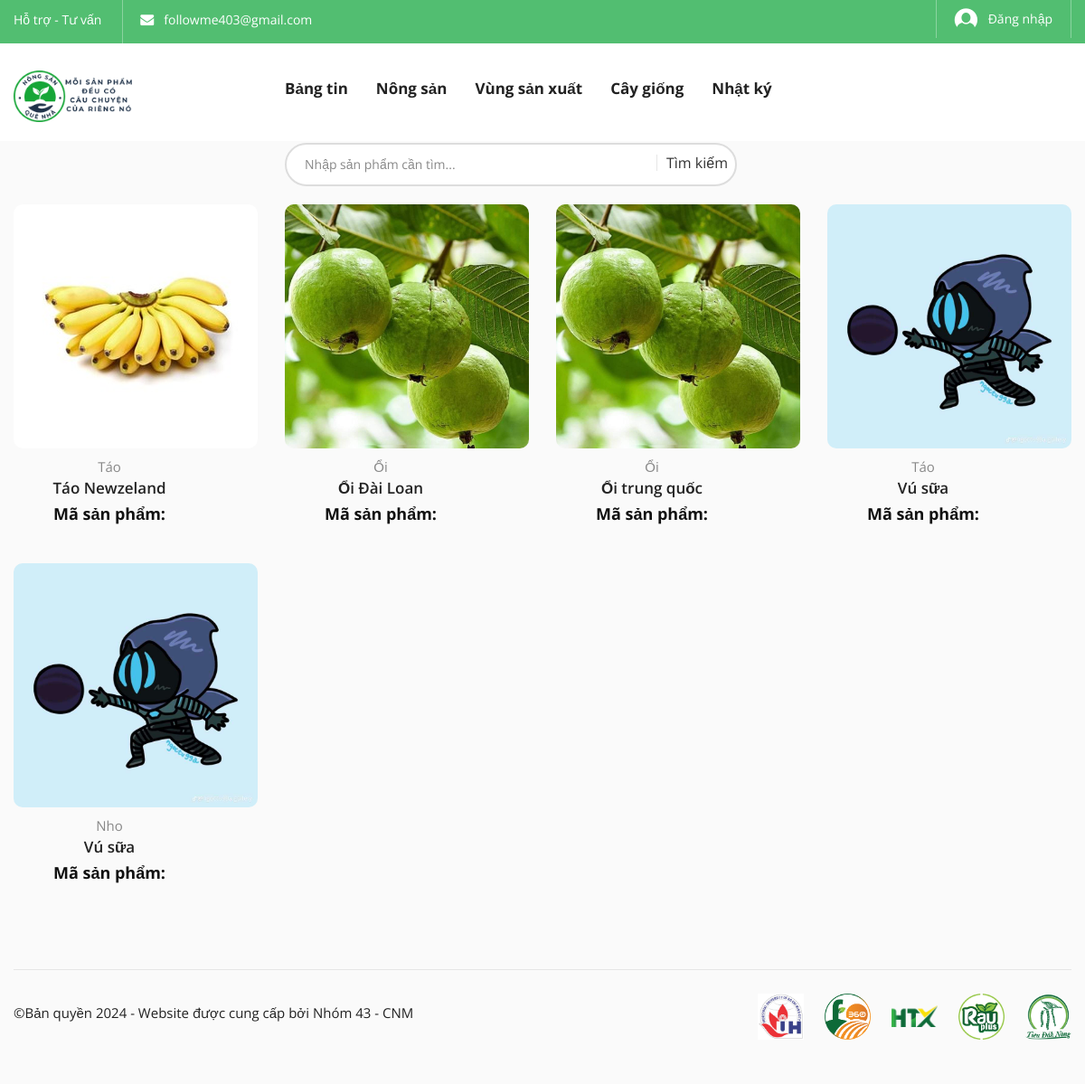
The app's page /sanpham.php with its own data.
### tables this page shows
CREATE TABLE `header_info` (
  `id` int(10) NOT NULL,
  `email` varchar(30) NOT NULL,
  `tweeter` varchar(500) NOT NULL,
  `fb_link` varchar(500) NOT NULL,
  `pinterest` varchar(500) NOT NULL,
  `phone` varchar(20) NOT NULL
);

CREATE TABLE `sanpham` (
  `id_sp` int(11) NOT NULL,
  `taikhoan` int(11) NOT NULL,
  `danhmuc` int(11) NOT NULL,
  `caygiong` int(11) NOT NULL,
  `vungsanxuat` int(11) NOT NULL,
  `tensanpham` varchar(255) NOT NULL,
  `mavach` varchar(50) NOT NULL,
  `hinhanh` varchar(255) DEFAULT NULL,
  `gia` varchar(100) DEFAULT NULL,
  `xuatxu` varchar(255) DEFAULT NULL,
  `maqr` varchar(255) DEFAULT NULL,
  `mota` text,
  `congdung` text,
  `hdsd` text,
  `dieukienbaoquan` varchar(255) DEFAULT NULL,
  `ngaytao` timestamp NOT NULL DEFAULT CURRENT_TIMESTAMP,
  `trangthai` enum('dangchoxetduyet','daxetduyet','tuchoi') NOT NULL DEFAULT 'dangchoxetduyet'
);

CREATE TABLE `danhmuc` (
  `id_dm` int(11) NOT NULL,
  `tendanhmuc` varchar(100) NOT NULL,
  `trangthai` enum('hoatdong','khonghoatdong','','') NOT NULL DEFAULT 'hoatdong',
  `ngaytao` timestamp NOT NULL DEFAULT CURRENT_TIMESTAMP
);

### admin/class/adminback.php (called while the page is built, shortened)
<?php
class  adminback
{
    private $connection;
    function __construct()
    {
        $dbhost = "localhost";
        $dbuser = "tien123";
        $dbpass = "123456";
        $dbname = "nongsanquenha";
        $this->connection = mysqli_connect($dbhost, $dbuser, $dbpass, $dbname);
        mysqli_set_charset($this->connection,'UTF8');
    }
    function display_cataByID($id)
    {
        $query = "SELECT * FROM `danhmuc` WHERE id_dm = $id";
        if (mysqli_query($this->connection, $query)) {
            $cata_info = mysqli_query($this->connection, $query);
            return mysqli_fetch_assoc($cata_info);
        }
    }
    function view_all_product()
    {
        $query = "SELECT * FROM `sanpham` where trangthai = 'daxetduyet' ";
        if (mysqli_query($this->connection, $query)) {
            $pdt_info = mysqli_query($this->connection, $query);
            return $pdt_info;
        }
    }
    function display_links()
    {
        $query = "SELECT * FROM header_info";
        if (mysqli_query($this->connection, $query)) {
            $ctg_info = mysqli_query($this->connection, $query);
            return $ctg_info;
        }
    }
}

### sanpham.php (the view, shortened to what this page needs)
<?php
include_once("admin/class/adminback.php");
$obj = new adminback();
$pdt_info = $obj->view_all_product();
$pdt_datas = array();
while($pdt_ftecth = mysqli_fetch_assoc($pdt_info)){
            $pdt_datas[] = $pdt_ftecth;
}
?>
<?php
include_once("includes/head.php");
?>
<body class="biolife-body">
    <header id="header" class="header-area style-01 layout-03">
        <?php
        include_once("includes/header_top.php");
        ?>
        <?php
        include_once("includes/header_middle.php");
        ?>
        <?php
        include_once("includes/header_bottom.php");
        ?>
    </header>
    <div class="page-contain">
        <div id="main-content" class="main-content">
            <div class="container">
                <div class="product-category grid-style">
                    <div class="row">
                        <ul class="products-list">
                            <?php
                            foreach ($pdt_datas as $pdt_data) {
                                $tendm = $obj->display_cataByID($pdt_data['danhmuc']);
                            ?>
                                <li class="product-item col-lg-3 col-md-3 col-sm-4 col-xs-6">
                                    <div class="contain-product layout-default">
                                        <div class="product-thumb">
                                            <a href="chitietsanpham.php?id=<?php echo $pdt_data['id_sp'] ?>" class="link-to-product">
                                                <img style="border-radius: 10px;" src="admin/uploads/<?php echo $pdt_data['hinhanh'] ?>" alt="dd" width="270" height="270" class="product-thumnail">
                                            </a>
                                        </div>
                                        <div class="info">
                                        <b class="categories"> <?php echo $tendm['tendanhmuc'] ?> </b>
                                            <h4 class="product-title"><a href="chitietsanpham.php?id=<?php echo $pdt_data['id_sp'] ?>" class="pr-name"><?php echo $pdt_data['tensanpham'] ?></a></h4>
                                            <div class="price">
                                                <ins><span class="price-amount"><span class="currencySymbol">Mã sản phẩm: </span><?php echo $pdt_data['masanpham'] ?></span></ins>
                                            </div>
                                        </div>
                                    </div>
                                </li>
                            <?php } ?>
                        </ul>
                    </div>
                </div>
            </div>
        </div>
    </div>
    <?php
    include_once("includes/footer.php");
    ?>
</body>
</html>

### includes/header_top.php (shortened to what this page needs)
<?php
$obj= new adminback();
    $links = $obj->display_links();
?>
<div class="header-top bg-main hidden-xs">
            <div class="container">
                <div class="top-bar left">
                    <ul class="horizontal-menu">
                        <li><a href="#">Hỗ trợ - Tư vấn</a></li>
                        <?php
                        while( $link = mysqli_fetch_assoc($links)){?>
                        <li>
                            <p style="color:white" class="fa fa-envelope"></p><a href="" > &nbsp;
                           <?php  echo $link['email'];  ?>
                          </a></li>
                    </ul>
                </div>
                <div class="top-bar right">
                               <?php } ?>
                    <ul class="horizontal-menu">
                        <li><a href="dangnhap.php" class="login-link"><i class="biolife-icon icon-login"></i>
                        <?php
                        if(isset($_SESSION['username'])){
                            echo $_SESSION['username'];
                        }else{
                            echo "Đăng nhập";
                        }
                        ?>
                        </a></li>
                    </ul>
                </div>
            </div>
        </div>

### assets/css/main-color03-green.css (style rules this page uses)
.bg-main, .testml-elem-2, .btn.btn-thin:hover, .service-inner.style-02 .number, .biof-loading-center-absolute .dot, .biolife-service__type02 .foot-area, .biolife-tweet-item .tw-head .icon i, .biolife-social.circle-hover ul li a:hover, .footer.layout-02 .copy-rights-contain, .tab-head__default .tab-element .tab-link::before, .header-top .top-bar .social-list.circle-layout a:hover, .biolife-banner__grid:not(.type-02) .banner-contain .cat-name::before, .slider-opt04__layout01.light-version .buttons .btn.btn-bold:not(:hover), .biolife-banner__style-05 .btn-shopnow, .biolife-banner__style-06 .btn-shopnow, .biolife-banner__style-07 .btn-shopnow, .style-bottom-info.layout-02 .thumbnail .post-date, .style-bottom-info.layout-03 .thumbnail .post-date, .tab-head__icon-top-layout a::after, .slider-opt03__layout01.mode-03 .buttons .btn.btn-bold:not(:hover), .biolife-banner__special-02 .product-detail .add-to-cart-btn:not(:hover), .contain-product__right-info-layout3 .buttons .add-to-cart-btn:not(:hover), .contain-product__deal-layout .slide-down-box .buttons .add-to-cart-btn, .biolife-banner__special .product-detail .add-to-cart-btn, .post-item .group-buttons .count-number:hover .number, .post-item .post-content .btn.readmore:hover, .post-comments .form-row.last-btns .btn-sumit, .style-bottom-info.layout-03 .post-meta .liked .number, .single-post-contain .post-foot .socials-connection .social-list li a:hover, .wgt-twitter-item .detail .viewall a:hover::before, .biolife-carousel .slick-dots li.slick-active button, .btn.btn-bold:not(:hover), .contact-form-container .form-row .btn-submit, .login-on-checkout .form-row button, .minicart-block.layout-02 .icon-contain .btn-to-cart, .checkout-progress-wrap .checkout-act.active .title-box .number, .biolife-progress-bar .progress .progress-bar, .shpcart-subtotal-block .btn-checkout .btn, .shopping-cart-container table td.wrap-btn-control .btn, .review-form-wrapper .form-row button[type=submit], .header-area.layout-01 .mobile-search .open-searchbox, .product-tabs.single-layout .tab-head .tabs li a::before, .sumary-product .action-form .buttons .pull-row .btn:hover::before, .sumary-product .action-form .buttons .pull-row .btn:hover::after, .biolife-panigations-block ul li a:hover, .biolife-panigations-block ul li .current-page, .pr-detail-layout .info .buttons .add-to-cart-btn, .contain-product.layout-default .slide-down-box .buttons .add-to-cart-btn, .sidebar .price-filter .frm-contain .f-item .btn-submit, .newsletter-block .form-content .bnt-submit, .mobile-search .mobile-search-content .btn-submit, .vertical-category-block .block-title, .biolife-banner__promotion3 .product-detail .add-to-cart-btn, .biolife-banner__grid .banner-contain .cat-name::before, .biolife-cart-info .minicart-block .btn-control .view-cart, .sumary-product .action-form .buttons .add-to-cart-btn, .service-inner.color-reverse .number, .content-404 .button, .biolife-cart-info .icon-qty-combine .qty { background-color: #1aaa43bf; }

### includes/head.php (style rules this page uses)
body { font-family: "Open Sans", sans-serif; }

### records on screen
header_info: email "followme403@gmail.com"
sanpham: hinhanh (picture), danhmuc.tendanhmuc "Táo", tensanpham "Táo Newzeland"
sanpham: hinhanh (picture), danhmuc.tendanhmuc "Ổi", tensanpham "Ổi Đài Loan"
sanpham: hinhanh (picture), danhmuc.tendanhmuc "Ổi", tensanpham "Ổi trung quốc"
sanpham: hinhanh (picture), danhmuc.tendanhmuc "Táo", tensanpham "Vú sữa"
sanpham: hinhanh (picture), danhmuc.tendanhmuc "Nho", tensanpham "Vú sữa"
